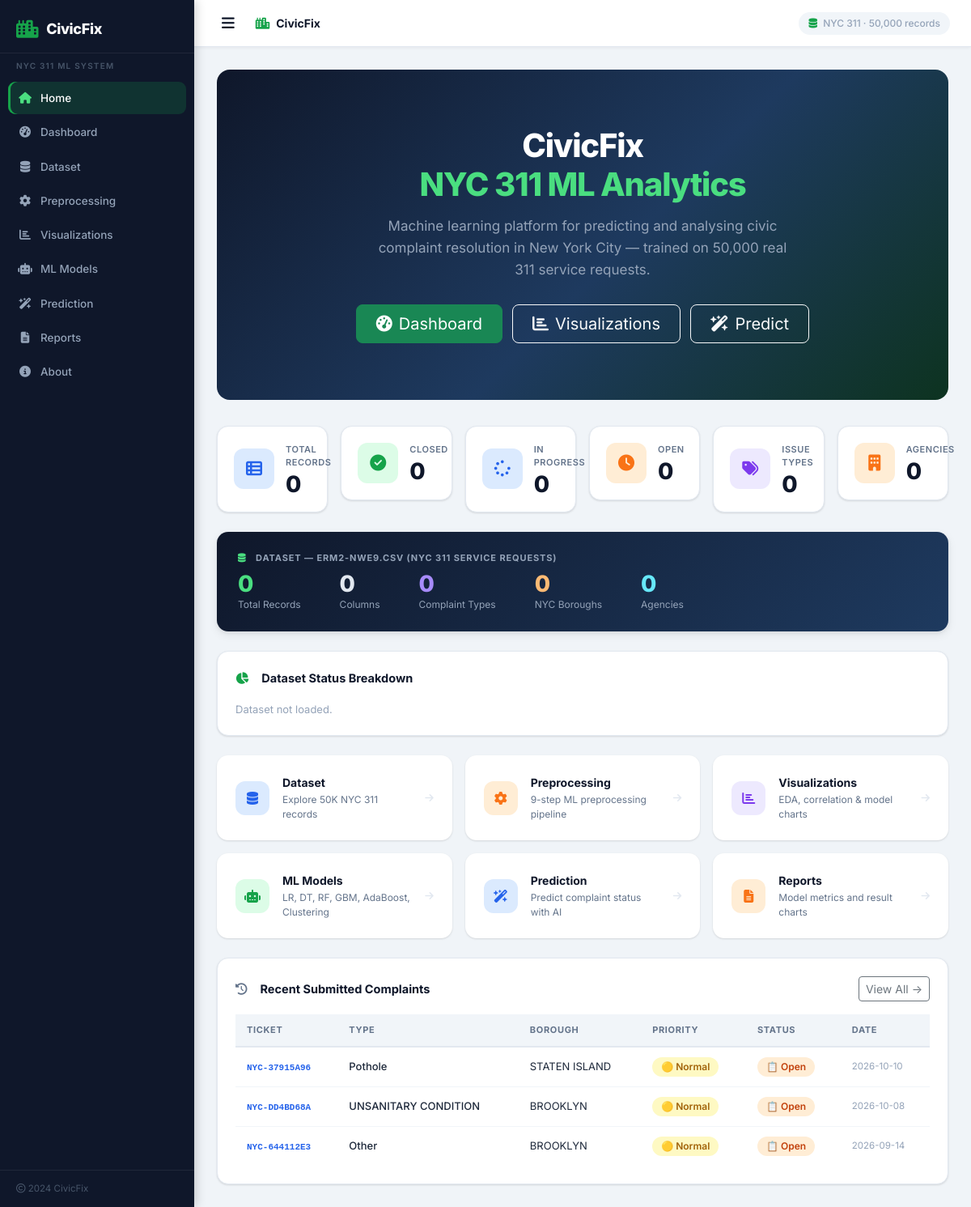
The page / on the database its author committed.
### tables this page shows
CREATE TABLE complaints (
            id             INTEGER PRIMARY KEY AUTOINCREMENT,
            ticket_id      TEXT    UNIQUE NOT NULL,
            user_id        INTEGER,
            complaint_type TEXT    NOT NULL,
            description    TEXT,
            borough        TEXT,
            address        TEXT,
            priority       TEXT    DEFAULT 'Normal',
            image_path     TEXT,
            status         TEXT    DEFAULT 'Open',
            submitted_at   TEXT    NOT NULL
        , department TEXT DEFAULT '', assigned_to TEXT DEFAULT '', completed_at TEXT DEFAULT NULL);

### app.py (the view)
@app.route("/")
def home():
    conn = get_db()
    db_total  = conn.execute("SELECT COUNT(*) FROM complaints").fetchone()[0]
    db_closed = conn.execute("SELECT COUNT(*) FROM complaints WHERE status='Closed'").fetchone()[0]
    db_inprog = conn.execute("SELECT COUNT(*) FROM complaints WHERE status='In Progress'").fetchone()[0]
    db_open   = conn.execute("SELECT COUNT(*) FROM complaints WHERE status='Open'").fetchone()[0]
    recent    = conn.execute(
        "SELECT * FROM complaints ORDER BY submitted_at DESC LIMIT 5"
    ).fetchall()
    conn.close()
    ds = load_dataset_stats()
    ds_total   = ds.get("total_rows", 0)
    ds_cols    = ds.get("total_cols", 0)
    ds_types   = ds.get("unique_complaint_types", 0)
    ds_boroughs= ds.get("unique_boroughs", 0)
    ds_agencies= ds.get("unique_agencies", 0)
    ds_closed  = ds.get("status_dist", {}).get("Closed", 0)
    ds_inprog  = ds.get("status_dist", {}).get("In Progress", 0)
    ds_open    = ds.get("status_dist", {}).get("Open", 0)
    return render_template(
        "home.html",
        total=db_total, closed=db_closed, inprog=db_inprog, open_c=db_open,
        recent=recent,
        ds_total=ds_total, ds_cols=ds_cols,
        ds_types=ds_types, ds_boroughs=ds_boroughs, ds_agencies=ds_agencies,
        ds_closed=ds_closed, ds_inprog=ds_inprog, ds_open=ds_open,
    )

### app.py (called while the page is built)
def get_db():
    conn = sqlite3.connect(DB_PATH)
    conn.row_factory = sqlite3.Row
    return conn

### templates/home.html (shortened to what this page needs)
{% extends "base.html" %}
{% block content %}
<div class="hero">
  <h1>CivicFix<br><span>NYC 311 ML Analytics</span></h1>
  <p>
    Machine learning platform for predicting and analysing civic complaint
    resolution in New York City — trained on 50,000 real 311 service requests.
  </p>
  <div class="hero-btns">
    <a href="{{ url_for('dashboard') }}" class="btn btn-success btn-lg px-4">
      <i class="fa-solid fa-gauge-high me-2"></i>Dashboard
    </a>
    <a href="{{ url_for('visualization') }}" class="btn btn-outline-light btn-lg px-4">
      <i class="fa-solid fa-chart-bar me-2"></i>Visualizations
    </a>
    <a href="{{ url_for('predict') }}" class="btn btn-outline-light btn-lg px-4">
      <i class="fa-solid fa-wand-magic-sparkles me-2"></i>Predict
    </a>
  </div>
</div>
<div class="row g-3 mb-4">
  <div class="col-6 col-md-2">
    <div class="stat-card">
      <div class="stat-icon blue"><i class="fa-solid fa-table-list"></i></div>
      <div>
        <div class="stat-label">Total Records</div>
        <div class="stat-value">{{ "{:,}".format(ds_total|default(0)|int) }}</div>
      </div>
    </div>
  </div>
  <div class="col-6 col-md-2">
    <div class="stat-card">
      <div class="stat-icon green"><i class="fa-solid fa-circle-check"></i></div>
      <div>
        <div class="stat-label">Closed</div>
        <div class="stat-value">{{ "{:,}".format(ds_closed|default(0)|int) }}</div>
      </div>
    </div>
  </div>
  <div class="col-6 col-md-2">
    <div class="stat-card">
      <div class="stat-icon blue"><i class="fa-solid fa-spinner"></i></div>
      <div>
        <div class="stat-label">In Progress</div>
        <div class="stat-value">{{ "{:,}".format(ds_inprog|default(0)|int) }}</div>
      </div>
    </div>
  </div>
  <div class="col-6 col-md-2">
    <div class="stat-card">
      <div class="stat-icon orange"><i class="fa-solid fa-clock"></i></div>
      <div>
        <div class="stat-label">Open</div>
        <div class="stat-value">{{ "{:,}".format(ds_open|default(0)|int) }}</div>
      </div>
    </div>
  </div>
  <div class="col-6 col-md-2">
    <div class="stat-card">
      <div class="stat-icon purple"><i class="fa-solid fa-tags"></i></div>
      <div>
        <div class="stat-label">Issue Types</div>
        <div class="stat-value">{{ ds_types|default(0) }}</div>
      </div>
    </div>
  </div>
  <div class="col-6 col-md-2">
    <div class="stat-card">
      <div class="stat-icon orange"><i class="fa-solid fa-building"></i></div>
      <div>
        <div class="stat-label">Agencies</div>
        <div class="stat-value">{{ ds_agencies|default(0) }}</div>
      </div>
    </div>
  </div>
</div>
<div class="ds-banner mb-4">
  <div style="font-size:11px;color:#94a3b8;margin-bottom:10px;font-weight:700;
              text-transform:uppercase;letter-spacing:.08em">
    <i class="fa-solid fa-database me-2" style="color:#4ade80"></i>
    Dataset — erm2-nwe9.csv (NYC 311 Service Requests)
  </div>
  <div class="d-flex gap-5 flex-wrap">
    <div>
      <div style="font-size:28px;font-weight:800;color:#4ade80;line-height:1">
        {{ "{:,}".format(ds_total|default(0)|int) }}
      </div>
      <div style="font-size:12px;color:#94a3b8;margin-top:3px">Total Records</div>
    </div>
    <div>
      <div style="font-size:28px;font-weight:800;color:#e2e8f0;line-height:1">
        {{ ds_cols|default(0) }}
      </div>
      <div style="font-size:12px;color:#94a3b8;margin-top:3px">Columns</div>
    </div>
    <div>
      <div style="font-size:28px;font-weight:800;color:#a78bfa;line-height:1">
        {{ ds_types|default(0) }}
      </div>
      <div style="font-size:12px;color:#94a3b8;margin-top:3px">Complaint Types</div>
    </div>
    <div>
      <div style="font-size:28px;font-weight:800;color:#fdba74;line-height:1">
        {{ ds_boroughs|default(0) }}
      </div>
      <div style="font-size:12px;color:#94a3b8;margin-top:3px">NYC Boroughs</div>
    </div>
    <div>
      <div style="font-size:28px;font-weight:800;color:#67e8f9;line-height:1">
        {{ ds_agencies|default(0) }}
      </div>
      <div style="font-size:12px;color:#94a3b8;margin-top:3px">Agencies</div>
    </div>
  </div>
</div>
<div class="panel mb-4">
  <div class="panel-title">
    <i class="fa-solid fa-chart-pie me-2" style="color:var(--green)"></i>
    Dataset Status Breakdown
  </div>
  {% set total_ds = (ds_closed|default(0)|int) + (ds_inprog|default(0)|int) + (ds_open|default(0)|int) %}
  {% if total_ds > 0 %}
  {% for label, count, color in [
      ('Closed',      ds_closed|default(0)|int, '#16a34a'),
      ('In Progress', ds_inprog|default(0)|int, '#2563eb'),
      ('Open',        ds_open|default(0)|int,   '#f97316'),
  ] %}
  {% set pct = (count / total_ds * 100) | round(1) %}
  <div class="mb-3">
    <div class="d-flex justify-content-between mb-1" style="font-size:13px">
      <span style="font-weight:600;color:var(--navy)">{{ label }}</span>
      <span style="color:var(--gray)">{{ "{:,}".format(count) }}
        <span style="font-weight:700;color:{{ color }}"> ({{ pct }}%)</span>
      </span>
    </div>
    <div style="height:10px;background:var(--gray-l);border-radius:6px;overflow:hidden">
      <div style="height:100%;width:{{ pct }}%;background:{{ color }};border-radius:6px;
                  transition:width .5s ease"></div>
    </div>
  </div>
  {% endfor %}
  {% else %}
  <div style="color:var(--text-s);font-size:13px">Dataset not loaded.</div>
  {% endif %}
</div>
<div class="row g-3 mb-4">
  {% for icon, color, label, desc, url in [
    ('fa-database',            'blue',   'Dataset',       'Explore 50K NYC 311 records',         url_for('dataset')),
    ('fa-gear',                'orange', 'Preprocessing', '9-step ML preprocessing pipeline',    url_for('preprocessing')),
    ('fa-chart-bar',           'purple', 'Visualizations','EDA, correlation & model charts',     url_for('visualization')),
    ('fa-robot',               'green',  'ML Models',     'LR, DT, RF, GBM, AdaBoost, Clustering',url_for('models_page')),
    ('fa-wand-magic-sparkles', 'blue',   'Prediction',    'Predict complaint status with AI',    url_for('predict')),
    ('fa-file-lines',          'orange', 'Reports',       'Model metrics and result charts',     url_for('reports')),
  ] %}
  <div class="col-6 col-md-4">
    <a href="{{ url }}" class="text-decoration-none">
      <div class="panel"
           style="cursor:pointer;transition:all .2s;border:1.5px solid transparent"
           onmouseover="this.style.borderColor='var(--{{ color }},#2563eb)';this.style.transform='translateY(-2px)'"
           onmouseout="this.style.borderColor='transparent';this.style.transform='none'">
        <div class="d-flex align-items-center gap-3">
          <div class="stat-icon {{ color }}"
               style="width:42px;height:42px;font-size:16px;flex-shrink:0">
            <i class="fa-solid {{ icon }}"></i>
          </div>
          <div>
            <div style="font-size:14px;font-weight:700;color:var(--navy)">{{ label }}</div>
            <div style="font-size:12px;color:var(--gray);margin-top:2px">{{ desc }}</div>
          </div>
          <i class="fa-solid fa-arrow-right ms-auto" style="color:var(--border);font-size:12px"></i>
        </div>
      </div>
    </a>
  </div>
</div>
{% if recent %}
<div class="panel">
  <div class="d-flex justify-content-between align-items-center mb-3">
    <div class="panel-title mb-0">
      <i class="fa-solid fa-clock-rotate-left me-2" style="color:var(--gray)"></i>
      Recent Submitted Complaints
    </div>
    <a href="{{ url_for('issues') }}" class="btn btn-sm btn-outline-secondary">View All →</a>
  </div>
  <div class="table-responsive">
    <table class="cf-table">
      <thead>
        <tr>
          <th>Ticket</th><th>Type</th><th>Borough</th>
          <th>Priority</th><th>Status</th><th>Date</th>
        </tr>
      </thead>
      <tbody>
      {% for c in recent %}
      <tr>
        <td><code style="font-size:11px;color:var(--blue);font-weight:600">
          {{ c['ticket_id'] }}</code></td>
        <td style="font-weight:500">{{ c['complaint_type'] or '—' }}</td>
        <td>{{ c['borough'] or '—' }}</td>
        <td>
          {% if c['priority']=='Urgent' %}<span class="badge-urgent">🔴 Urgent</span>
          {% elif c['priority']=='Low'  %}<span class="badge-low">🟢 Low</span>
          {% else %}<span class="badge-normal">🟡 Normal</span>{% endif %}
        </td>
        <td>
          {% if c['status']=='Closed'       %}<span class="badge-closed">✅ Closed</span>
          {% elif c['status']=='In Progress'%}<span class="badge-progress">🔄 In Progress</span>
          {% else %}<span class="badge-open">📋 Open</span>{% endif %}
        </td>
        <td style="font-size:11.5px;color:var(--text-s)">
          {{ c['submitted_at'][:10] if c['submitted_at'] else '—' }}
        </td>
      </tr>
      {% endfor %}
      </tbody>
    </table>
  </div>
</div>
{% endif %}
{% endblock %}

### templates/base.html (shortened to what this page needs)
<!DOCTYPE html>
<html lang="en">
<head>
  <link rel="stylesheet" href="https://cdn.jsdelivr.net/npm/bootstrap@5.3.2/dist/css/bootstrap.min.css" />
  <link rel="stylesheet" href="https://cdnjs.cloudflare.com/ajax/libs/font-awesome/6.5.0/css/all.min.css" />
  <link rel="stylesheet" href="{{ url_for('static', filename='css/style.css') }}" />
</head>
<body>
<nav id="sidebar">
  <div class="sidebar-brand">
    <i class="fa-solid fa-city"></i>
    <span>CivicFix</span>
  </div>
  <div class="sidebar-subtitle">NYC 311 ML System</div>
  <ul class="sidebar-nav">
    <li>
      <a href="{{ url_for('home') }}"
         class="nav-link {% if request.endpoint == 'home' %}active{% endif %}">
        <i class="fa-solid fa-house"></i>Home
      </a>
    </li>
    <li>
      <a href="{{ url_for('dashboard') }}"
         class="nav-link {% if request.endpoint == 'dashboard' %}active{% endif %}">
        <i class="fa-solid fa-gauge-high"></i>Dashboard
      </a>
    </li>
    <li>
      <a href="{{ url_for('dataset') }}"
         class="nav-link {% if request.endpoint == 'dataset' %}active{% endif %}">
        <i class="fa-solid fa-database"></i>Dataset
      </a>
    </li>
    <li>
      <a href="{{ url_for('preprocessing') }}"
         class="nav-link {% if request.endpoint == 'preprocessing' %}active{% endif %}">
        <i class="fa-solid fa-gear"></i>Preprocessing
      </a>
    </li>
    <li>
      <a href="{{ url_for('visualization') }}"
         class="nav-link {% if request.endpoint == 'visualization' %}active{% endif %}">
        <i class="fa-solid fa-chart-bar"></i>Visualizations
      </a>
    </li>
    <li>
      <a href="{{ url_for('models_page') }}"
         class="nav-link {% if request.endpoint == 'models_page' %}active{% endif %}">
        <i class="fa-solid fa-robot"></i>ML Models
      </a>
    </li>
    <li>
      <a href="{{ url_for('predict') }}"
         class="nav-link {% if request.endpoint == 'predict' %}active{% endif %}">
        <i class="fa-solid fa-wand-magic-sparkles"></i>Prediction
      </a>
    </li>
    <li>
      <a href="{{ url_for('reports') }}"
         class="nav-link {% if request.endpoint == 'reports' %}active{% endif %}">
        <i class="fa-solid fa-file-lines"></i>Reports
      </a>
    </li>
    <li>
      <a href="{{ url_for('about') }}"
         class="nav-link {% if request.endpoint == 'about' %}active{% endif %}">
        <i class="fa-solid fa-circle-info"></i>About
      </a>
    </li>
  </ul>
  <div class="sidebar-footer">
    <i class="fa-regular fa-copyright"></i> 2024 CivicFix
  </div>
</nav>
<div id="main-wrapper">
  <nav class="topbar">
    <button id="sidebarToggle" onclick="document.getElementById('sidebar').classList.toggle('show')"
            style="background:none;border:none;cursor:pointer;padding:6px 8px;border-radius:7px;
                   color:var(--navy);display:flex;align-items:center">
      <i class="fa-solid fa-bars" style="font-size:18px"></i>
    </button>
    <div style="font-size:14px;font-weight:700;color:var(--navy);margin-left:4px">
      <i class="fa-solid fa-city me-2" style="color:var(--green)"></i>CivicFix
    </div>
    <div style="margin-left:auto;display:flex;align-items:center;gap:10px">
      <span style="font-size:12px;color:var(--text-s);background:var(--gray-l);
                   padding:5px 12px;border-radius:20px;font-weight:500">
        <i class="fa-solid fa-database me-1" style="color:var(--green)"></i>
        NYC 311 · 50,000 records
      </span>
    </div>
  </nav>
  <main style="padding:28px;flex:1">
    {% block content %}{% endblock %}
  </main>
</div>
</body>
</html>

### rows shown on the page
complaints: ticket_id "NYC-37915A96", complaint_type "Pothole", borough "STATEN ISLAND", priority "🟡 Normal", status "📋 Open", submitted_at "2026-10-10"
complaints: ticket_id "NYC-DD4BD68A", complaint_type "UNSANITARY CONDITION", borough "BROOKLYN", priority "🟡 Normal", status "📋 Open", submitted_at "2026-10-08"
complaints: ticket_id "NYC-644112E3", complaint_type "Other", borough "BROOKLYN", priority "🟡 Normal", status "📋 Open", submitted_at "2026-09-14"

### other values the page prints
{{ "{:,}".format(ds_total|default(0)|int) }} "0"
{{ "{:,}".format(ds_closed|default(0)|int) }} "0"
{{ "{:,}".format(ds_inprog|default(0)|int) }} "0"
{{ "{:,}".format(ds_open|default(0)|int) }} "0"
{{ ds_types|default(0) }} "0"
{{ ds_agencies|default(0) }} "0"
{{ ds_cols|default(0) }} "0"
{{ ds_boroughs|default(0) }} "0"
{{ label }} "Dataset" "Preprocessing" "Visualizations" "ML Models" "Prediction" "Reports"
{{ desc }} "Explore 50K NYC 311 records" "9-step ML preprocessing pipeline" "EDA, correlation & model charts" "LR, DT, RF, GBM, AdaBoost, Clustering" "Predict complaint status with AI" "Model metrics and result charts"
